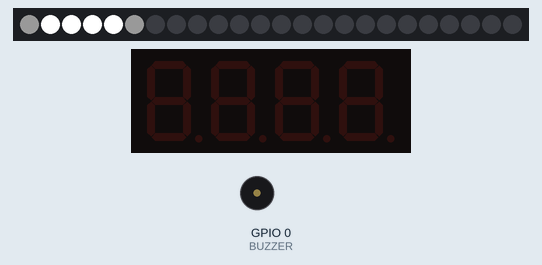
Recording of a sketch running on a simulated ESP8266 (NodeMCU). Shown: 24 RGB LEDs in strip order, left to right, 4-digit seven-segment display, buzzer (waves = sounding, pin HIGH). WiFi joins after 1.5 s; servers stay silent unless stated; network time is answered at once with the bench clock; the local clock reads 2024-03-15 10:24:30 at power-on unless the sketch sets it; what the sketch prints to the serial monitor is not drawn.

Above: at 2.9 s.
At 3.4 s:
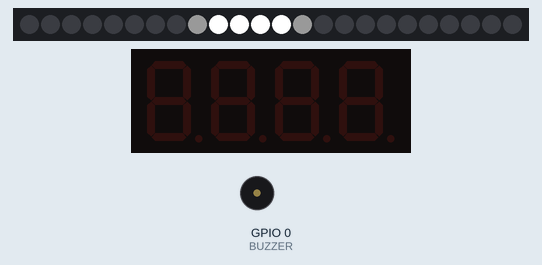
At 4.1 s:
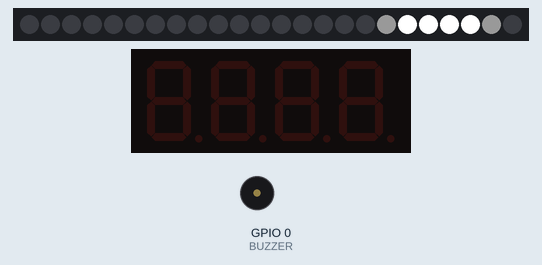
At 5.4 s:
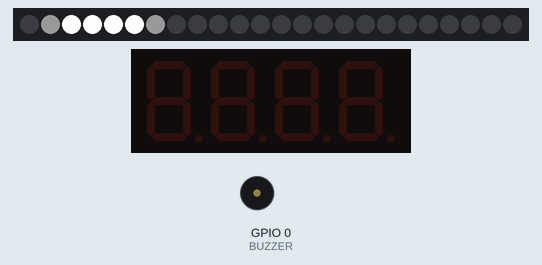
At 5.81 s:
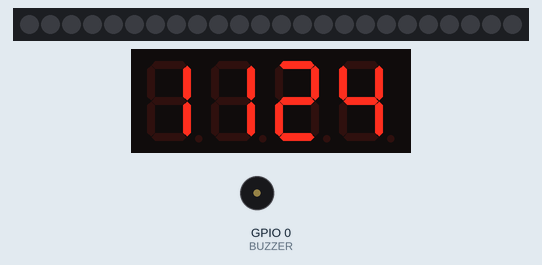
At 38.1 s:
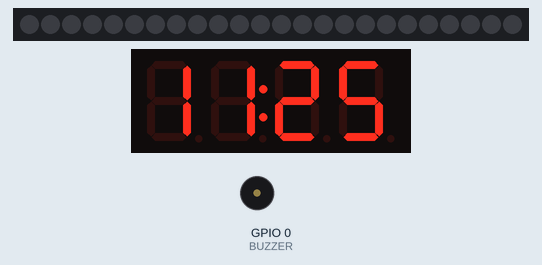

The sketch:

Hodiny.ino
```cpp
#include <NTPClient.h>
#include <ESP8266WiFi.h>
#include <WiFiUdp.h>
#include <TimeAlarms.h>
#include <TimeLib.h>
#include <TM1637Display.h>
#include <Adafruit_NeoPixel.h>
#define PIN 2
#define NUM_LEDS 24
// Parameter 1 = number of pixels in strip
// Parameter 2 = pin number (most are valid)
// Parameter 3 = pixel type flags, add together as needed:
//   NEO_KHZ800  800 KHz bitstream (most NeoPixel products w/WS2812 LEDs)
//   NEO_KHZ400  400 KHz (classic 'v1' (not v2) FLORA pixels, WS2811 drivers)
//   NEO_GRB     Pixels are wired for GRB bitstream (most NeoPixel products)
//   NEO_RGB     Pixels are wired for RGB bitstream (v1 FLORA pixels, not v2)
Adafruit_NeoPixel strip = Adafruit_NeoPixel(NUM_LEDS, PIN, NEO_GRB + NEO_KHZ800);

// WiFi
WiFiUDP ntpUDP;   // NTP
const char* ssid = "Jodynek";
const char* password = "Mokelembembe77";
NTPClient timeClient(ntpUDP, "europe.pool.ntp.org", 3600, 60000);
WiFiClient client;

// Piny pro pripojeni displeje
#define CLK 5
#define DIO 4

// pripojeni bzucaku
#define BUZZER 0

// Definice specialnich znaku
#define CHAR_LINES 0b01001001
#define CHAR_MINUS 0b01000000
#define CHAR_DEG   0b01100011
#define CHAR_C     0b00111001
#define CHAR_F     0b01110001
#define CHAR_E     0b01111001
#define CHAR_R     0b01010000

// Inicializace displeje
TM1637Display display(CLK, DIO);

bool showDots = true;
bool beeped = false;
bool flashHalfHour = false;

void setup() {
  Serial.begin(115200);

  // strip LED
  strip.begin();
  strip.show(); // Initialize all pixels to 'off'

  // bzucak
  pinMode(BUZZER, OUTPUT);

  // Nastaveni jasu: 0 (min) - 7 (max)
  display.setBrightness(4);

  // Connect to WiFi network
  Serial.println();
  Serial.println();
  Serial.print("Connecting to ");
  Serial.println(ssid);
  if (WiFi.status() != WL_CONNECTED) {
    WiFi.begin(ssid, password);
  }
  while (WiFi.status() != WL_CONNECTED) {
    delay(500);
    Serial.print(".");
  }
  Serial.println("");
  Serial.println("WiFi connected");

  // nastaveni datumu a casu
  timeClient.begin();
  while (timeStatus() == timeNotSet || year() == 1970)
  {
    timeClient.begin();
    timeClient.update();
    setTime(timeClient.getEpochTime());
    Serial.print(".");
    delay(1000);
  }
  Serial.println("\nDate and time set");

  beep();
  // LED strip - white color
  CylonBounce(0xff, 0xff, 0xff, 4, 70, 50);
  setAll(0,0,0); // Set all black
}

void loop() {
  // je potreba kvuli synchronizaci alarmu
  Alarm.delay(0);
  // show date&time
  const unsigned long interval = 1000UL;
  // 1 sec.
  static unsigned long lastSampleTime = 0 - interval;
  unsigned long now_time = millis();
  // kazda 1 sec. refresh casu
  if (now_time - lastSampleTime >= interval)
  {
    lastSampleTime += interval;

    // aktualni cas
    char buffer[10];
    sprintf(buffer, "%02d%02d", hour() + 1, minute());
    int time = atoi(buffer);
    Serial.println(time);
    // kazdou sekundu blikne dvojtecka mezi hodinou a minutama
    if (showDots)
      display.showNumberDecEx(time, 0b01000000, true);
    else
      display.showNumberDecEx(time, 0, true);

    // kazdou celou hodinu pipneme
    if (minute() == 0 && !beeped) {
      // LED strip - red color
      CylonBounce(0xff, 0, 0, 4, 70, 50);
      setAll(0,0,0); // Set all black
      // Sound
      beep();
      beeped = true;
    } else if (minute() == 30 && !flashHalfHour) {
      // LED strip - white color
      CylonBounce(0xff, 0xff, 0xff, 4, 70, 50);
      setAll(0,0,0); // Set all black
      flashHalfHour = true;
    }

    if (minute() > 0 && beeped)
      beeped = false;
    if (minute() > 30 && flashHalfHour)
      flashHalfHour = false;

    showDots = !showDots;
  }

  delay(5);
}


void CylonBounce(byte red, byte green, byte blue, int EyeSize, int SpeedDelay, int ReturnDelay)
{
  for(int i = 0; i < NUM_LEDS-EyeSize-2; i++) {
    setAll(0,0,0);
    setPixel(i, red/10, green/10, blue/10);
    for(int j = 1; j <= EyeSize; j++) {
      setPixel(i+j, red, green, blue);
    }
    setPixel(i+EyeSize+1, red/10, green/10, blue/10);
    showStrip();
    delay(SpeedDelay);
  }

  delay(ReturnDelay);

  for(int i = NUM_LEDS-EyeSize-2; i > 0; i--) {
    setAll(0,0,0);
    setPixel(i, red/10, green/10, blue/10);
    for(int j = 1; j <= EyeSize; j++) {
      setPixel(i+j, red, green, blue);
    }
    setPixel(i+EyeSize+1, red/10, green/10, blue/10);
    showStrip();
    delay(SpeedDelay);
  }

  delay(ReturnDelay);
}

void showStrip()
{
 #ifdef ADAFRUIT_NEOPIXEL_H
   // NeoPixel
   strip.show();
 #endif
 #ifndef ADAFRUIT_NEOPIXEL_H
   // FastLED
   FastLED.show();
 #endif
}

void setPixel(int Pixel, byte red, byte green, byte blue)
{
 #ifdef ADAFRUIT_NEOPIXEL_H
   // NeoPixel
   strip.setPixelColor(Pixel, strip.Color(red, green, blue));
 #endif
 #ifndef ADAFRUIT_NEOPIXEL_H
   // FastLED
   leds[Pixel].r = red;
   leds[Pixel].g = green;
   leds[Pixel].b = blue;
 #endif
}

void setAll(byte red, byte green, byte blue)
{
  for(int i = 0; i < NUM_LEDS; i++ ) {
    setPixel(i, red, green, blue);
  }
  showStrip();
}

void beep()
{
  for (int fadeValue = 155 ; fadeValue >= 0; fadeValue -= 5) {
    analogWrite(BUZZER, fadeValue);
    delay(1);
  }
  delay(200);
  for (int fadeValue = 155 ; fadeValue >= 0; fadeValue -= 5) {
    analogWrite(BUZZER, fadeValue);
    delay(1);
  }
  Serial.println("Beep");
}
```
